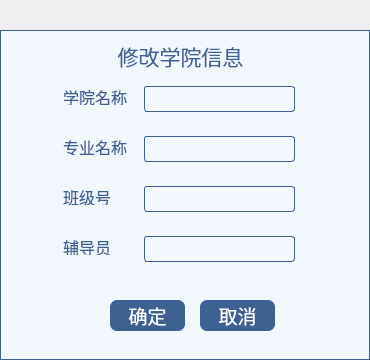
<?xml version="1.0" encoding="UTF-8"?>
<ui version="4.0">
 <class>Admin_ModifyDean</class>
 <widget class="QWidget" name="Admin_ModifyDean">
  <property name="geometry">
   <rect>
    <x>0</x>
    <y>0</y>
    <width>370</width>
    <height>360</height>
   </rect>
  </property>
  <property name="windowTitle">
   <string>学生体温监控管理系统</string>
  </property>
  <property name="styleSheet">
   <string notr="true">color:#3e6093;</string>
  </property>
  <widget class="QWidget" name="widget_2" native="true">
   <property name="geometry">
    <rect>
     <x>0</x>
     <y>30</y>
     <width>370</width>
     <height>330</height>
    </rect>
   </property>
   <property name="layoutDirection">
    <enum>Qt::LeftToRight</enum>
   </property>
   <property name="styleSheet">
    <string notr="true">background:#f2f6fd;
border:1px solid #3e6093;</string>
   </property>
   <widget class="QLabel" name="label_result">
    <property name="geometry">
     <rect>
      <x>20</x>
      <y>270</y>
      <width>81</width>
      <height>41</height>
     </rect>
    </property>
    <property name="font">
     <font>
      <family>黑体</family>
      <pointsize>12</pointsize>
     </font>
    </property>
    <property name="styleSheet">
     <string notr="true">color:#3e6093;border:0px;</string>
    </property>
    <property name="text">
     <string/>
    </property>
    <property name="alignment">
     <set>Qt::AlignRight|Qt::AlignTrailing|Qt::AlignVCenter</set>
    </property>
   </widget>
  </widget>
  <widget class="QPushButton" name="pushButton_2">
   <property name="geometry">
    <rect>
     <x>200</x>
     <y>300</y>
     <width>75</width>
     <height>31</height>
    </rect>
   </property>
   <property name="font">
    <font>
     <family>黑体</family>
     <pointsize>14</pointsize>
    </font>
   </property>
   <property name="styleSheet">
    <string notr="true">QPushButton{
color:#ffffff;
background-color:#3e6093;
border-radius:7px;
}

QPushButton:hover{
background:#2c466c;
}

QPushButton:pressed{
background:#253b5b;
}</string>
   </property>
   <property name="text">
    <string>取消</string>
   </property>
  </widget>
  <widget class="QLabel" name="label">
   <property name="geometry">
    <rect>
     <x>100</x>
     <y>40</y>
     <width>161</width>
     <height>31</height>
    </rect>
   </property>
   <property name="font">
    <font>
     <family>黑体</family>
     <pointsize>16</pointsize>
     <weight>50</weight>
     <bold>false</bold>
    </font>
   </property>
   <property name="styleSheet">
    <string notr="true">color:#3e6093;</string>
   </property>
   <property name="text">
    <string>修改学院信息</string>
   </property>
   <property name="alignment">
    <set>Qt::AlignCenter</set>
   </property>
  </widget>
  <widget class="QPushButton" name="pushButton">
   <property name="geometry">
    <rect>
     <x>110</x>
     <y>300</y>
     <width>75</width>
     <height>31</height>
    </rect>
   </property>
   <property name="font">
    <font>
     <family>黑体</family>
     <pointsize>14</pointsize>
    </font>
   </property>
   <property name="styleSheet">
    <string notr="true">QPushButton{
color:#ffffff;
background-color:#3e6093;
border-radius:7px;
}

QPushButton:hover{
background:#2c466c;
}

QPushButton:pressed{
background:#253b5b;
}</string>
   </property>
   <property name="text">
    <string>确定</string>
   </property>
  </widget>
  <widget class="QWidget" name="widget" native="true">
   <property name="geometry">
    <rect>
     <x>54</x>
     <y>66</y>
     <width>251</width>
     <height>211</height>
    </rect>
   </property>
   <widget class="QLineEdit" name="lineEdit_4">
    <property name="geometry">
     <rect>
      <x>90</x>
      <y>170</y>
      <width>151</width>
      <height>26</height>
     </rect>
    </property>
    <property name="font">
     <font>
      <family>黑体</family>
      <pointsize>12</pointsize>
     </font>
    </property>
    <property name="styleSheet">
     <string notr="true">border-radius:3px;
border:1px solid #3e6093;
background:#f2f6fd;</string>
    </property>
   </widget>
   <widget class="QLabel" name="label_5">
    <property name="geometry">
     <rect>
      <x>9</x>
      <y>173</y>
      <width>51</width>
      <height>16</height>
     </rect>
    </property>
    <property name="font">
     <font>
      <family>黑体</family>
      <pointsize>12</pointsize>
     </font>
    </property>
    <property name="styleSheet">
     <string notr="true">color:#3e6093;</string>
    </property>
    <property name="text">
     <string>辅导员</string>
    </property>
   </widget>
   <widget class="QLineEdit" name="lineEdit_3">
    <property name="geometry">
     <rect>
      <x>90</x>
      <y>120</y>
      <width>151</width>
      <height>26</height>
     </rect>
    </property>
    <property name="font">
     <font>
      <family>黑体</family>
      <pointsize>12</pointsize>
     </font>
    </property>
    <property name="styleSheet">
     <string notr="true">border-radius:3px;
border:1px solid #3e6093;
background:#f2f6fd;</string>
    </property>
   </widget>
   <widget class="QLineEdit" name="lineEdit">
    <property name="geometry">
     <rect>
      <x>90</x>
      <y>20</y>
      <width>151</width>
      <height>26</height>
     </rect>
    </property>
    <property name="font">
     <font>
      <family>黑体</family>
      <pointsize>12</pointsize>
     </font>
    </property>
    <property name="styleSheet">
     <string notr="true">border-radius:3px;
border:1px solid #3e6093;
background:#f2f6fd;</string>
    </property>
   </widget>
   <widget class="QLabel" name="label_4">
    <property name="geometry">
     <rect>
      <x>9</x>
      <y>123</y>
      <width>51</width>
      <height>16</height>
     </rect>
    </property>
    <property name="font">
     <font>
      <family>黑体</family>
      <pointsize>12</pointsize>
     </font>
    </property>
    <property name="styleSheet">
     <string notr="true">color:#3e6093;</string>
    </property>
    <property name="text">
     <string>班级号</string>
    </property>
   </widget>
   <widget class="QLabel" name="label_2">
    <property name="geometry">
     <rect>
      <x>9</x>
      <y>23</y>
      <width>71</width>
      <height>16</height>
     </rect>
    </property>
    <property name="font">
     <font>
      <family>黑体</family>
      <pointsize>12</pointsize>
     </font>
    </property>
    <property name="styleSheet">
     <string notr="true">color:#3e6093;</string>
    </property>
    <property name="text">
     <string>学院名称</string>
    </property>
   </widget>
   <widget class="QLabel" name="label_3">
    <property name="geometry">
     <rect>
      <x>9</x>
      <y>73</y>
      <width>71</width>
      <height>16</height>
     </rect>
    </property>
    <property name="font">
     <font>
      <family>黑体</family>
      <pointsize>12</pointsize>
     </font>
    </property>
    <property name="styleSheet">
     <string notr="true">color:#3e6093;</string>
    </property>
    <property name="text">
     <string>专业名称</string>
    </property>
   </widget>
   <widget class="QLineEdit" name="lineEdit_2">
    <property name="geometry">
     <rect>
      <x>90</x>
      <y>70</y>
      <width>151</width>
      <height>26</height>
     </rect>
    </property>
    <property name="font">
     <font>
      <family>黑体</family>
      <pointsize>12</pointsize>
     </font>
    </property>
    <property name="styleSheet">
     <string notr="true">border-radius:3px;
border:1px solid #3e6093;
background:#f2f6fd;</string>
    </property>
   </widget>
  </widget>
 </widget>
 <resources/>
 <connections/>
</ui>
